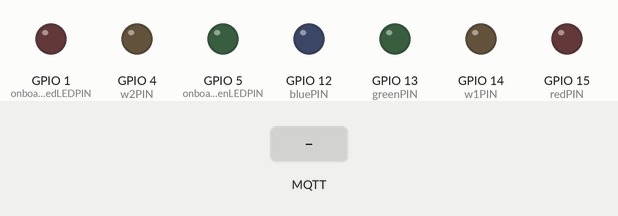
Recording of a sketch running on a simulated ESP8266 (NodeMCU). Shown: output pins drawn as LEDs (lit = HIGH). The test bench sets the inputs (shaded band). WiFi joins after 1.5 s; servers stay silent unless stated; no MQTT or app messages arrive unless stated; the modem accepts every AT command (registered, SIM ready, sends succeed) and sends nothing else.

Above: at 2.7 s.
2.8 s: MQTT message "90" arrives on the first subscribed topic
At 5.1 s:
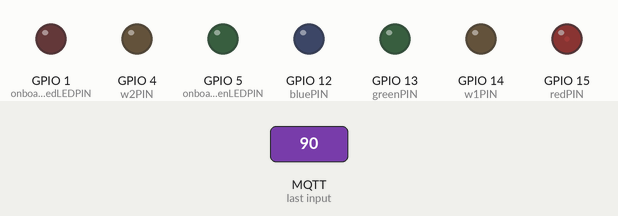
5.8 s: MQTT message "on" arrives on the first subscribed topic
At 7.46 s:
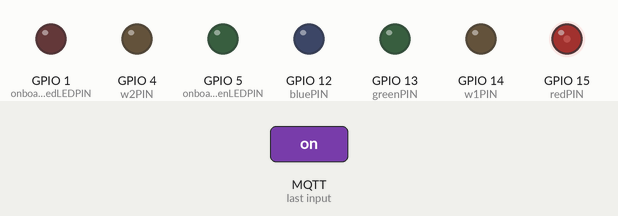
8.8 s: MQTT message "off" arrives on the first subscribed topic
At 9.44 s:
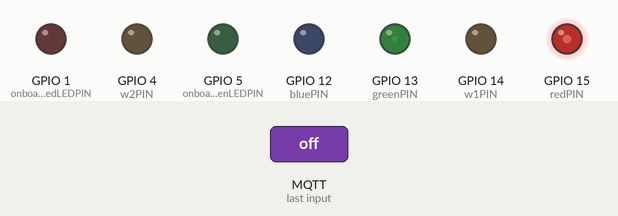
11.8 s: MQTT message "on" arrives on the second subscribed topic
14.8 s: MQTT message "5" arrives on the first subscribed topic
17.8 s: MQTT message "off" arrives on the second subscribed topic
At 18.26 s:
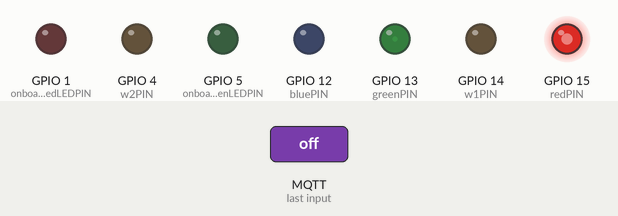
Timing chart, 0 to 25.0 s (numbered marks = the images above; inputs shaded):
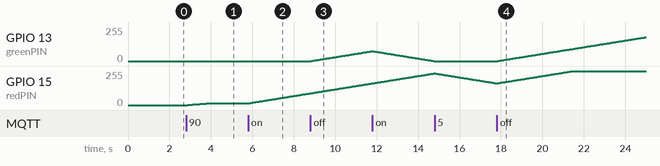

The sketch:

H801-ESP8266-MQTT-RGB.ino
```cpp
#include "secrets.h"

#include <ESP8266WiFi.h> //tested with v 1.0.0
#include <PubSubClient.h> //tested with v2.6.0
#include <Ticker.h>

void LED_RED();
void LED_GREEN();
void LED_BLUE();
void LED_W1();
void LED_W2();
void change_LED();
int convertToInt(char upper, char lower);

#define PWM_VALUE 63
int gamma_table[PWM_VALUE + 1] = {
   0, 1, 1, 2, 2, 2, 2, 2, 3, 3, 3, 4, 4, 5, 5, 6, 6, 7, 8, 9, 10,
   11, 12, 13, 15, 17, 19, 21, 23, 26, 29, 32, 36, 40, 44, 49, 55,
   61, 68, 76, 85, 94, 105, 117, 131, 146, 162, 181, 202, 225, 250,
   279, 311, 346, 386, 430, 479, 534, 595, 663, 739, 824, 918, 1023
};

// RGB FET
#define redPIN    15
#define greenPIN  13
#define bluePIN   12

// W FET
#define w1PIN     14
#define w2PIN     4

// onbaord green LED D1
#define onboardGreenLEDPIN    5
// onbaord red LED D2
#define onboardRedLEDPIN   1

// note
// TX GPIO2 @Serial1 (Serial1 ONE)
// RX GPIO3 @Serial1

#define LEDoff digitalWrite(onboardGreenLEDPIN,HIGH)
#define LEDon digitalWrite(onboardGreenLEDPIN,LOW)

#define LED2off digitalWrite(onboardRedLEDPIN,HIGH)
#define LED2on digitalWrite(onboardRedLEDPIN,LOW)

int led_delay_red = 0;
int led_delay_green = 0;
int led_delay_blue = 0;
int led_delay_w1 = 0;
int led_delay_w2 = 0;
#define time_at_colour 1000
unsigned long TIME_LED_RED = 0;
unsigned long TIME_LED_GREEN = 0;
unsigned long TIME_LED_BLUE = 0;
unsigned long TIME_LED_W1 = 0;
unsigned long TIME_LED_W2 = 0;
int RED, GREEN, BLUE, W1, W2;
int RED_A = 0;
int GREEN_A = 0;
int BLUE_A = 0;
int W1_A = 0;
int W2_A = 0;

WiFiClient espClient;
PubSubClient client(espClient);
long lastMsg = 0;
char msg[50];
int value = 0;

Ticker ticker;

void Tick()
{
	if (millis() - TIME_LED_RED >= led_delay_red) {
		TIME_LED_RED = millis();
		LED_RED();
	}

	if (millis() - TIME_LED_GREEN >= led_delay_green) {
		TIME_LED_GREEN = millis();
		LED_GREEN();
	}

	if (millis() - TIME_LED_BLUE >= led_delay_blue) {
		TIME_LED_BLUE = millis();
		LED_BLUE();
	}

	if (millis() - TIME_LED_W1 >= led_delay_w1) {
		TIME_LED_W1 = millis();
		LED_W1();
	}

	if (millis() - TIME_LED_W2 >= led_delay_w2) {
		TIME_LED_W2 = millis();
		LED_W2();
	}
}

void setup_wifi() {

	delay(10);
	// We start by connecting to a WiFi network
	Serial1.println();
	Serial1.print("Connecting to ");
	Serial1.println(ssid);

	WiFi.begin(ssid, password);

	while (WiFi.status() != WL_CONNECTED) {
		delay(500);
		Serial1.print(".");
	}

	Serial1.println("");
	Serial1.println("WiFi connected");
	Serial1.println("IP address: ");
	Serial1.println(WiFi.localIP());
}

void callback(char* topic, byte* payload, unsigned int length) {
	Serial1.print("Message arrived [");
	Serial1.print(topic);
	Serial1.print("] ");
	for (int i = 0; i < length; i++) {
		Serial1.print((char)payload[i]);
	}
	Serial1.println();

	if ((String(topic).indexOf(mqtt_rgb_topic) != -1))
	{
		long r = convertToInt((char)payload[0], (char)payload[1]); //red
		long g = convertToInt((char)payload[2], payload[3]); //green
		long b = convertToInt((char)payload[4], (char)payload[5]); //blue

		int red = map(r, 0, 255, 0, PWM_VALUE);
		red = constrain(red, 0, PWM_VALUE);
		int green = map(g, 0, 255, 0, PWM_VALUE);
		green = constrain(green, 0, PWM_VALUE);
		int blue = map(b, 0, 255, 0, PWM_VALUE);
		blue = constrain(blue, 0, PWM_VALUE);

		RED = gamma_table[red];
		GREEN = gamma_table[green];
		BLUE = gamma_table[blue];
		W1 = 0;
		W2 = 0;
	}
	else if ((String(topic).indexOf(mqtt_w1_topic) != -1))
	{
		long w = convertToInt(payload[0], payload[1]); //w1
		int w1 = map(w, 0, 255, 0, 1023);
		w1 = constrain(w1, 0, 1023);

		RED = 0;
		GREEN = 0;
		BLUE = 0;
		W1 = w1;
		W2 = 0;
	}
	else if ((String(topic).indexOf(mqtt_w2_topic) != -1))
	{
		long w = convertToInt(payload[0], payload[1]); //w2
		int w2 = map(w, 0, 255, 0, 1023);
		w2 = constrain(w2, 0, 1023);

		RED = 0;
		GREEN = 0;
		BLUE = 0;
		W1 = 0;
		W2 = w2;
	}

	change_LED();
}

void reconnect() {
	// Loop until we're reconnected
	while (!client.connected()) {
		Serial1.print("Attempting MQTT connection...");
		// Attempt to connect
		if (client.connect("ESP8266Client", mqtt_user, mqtt_password)) {
			Serial1.println("connected");
			// Once connected, publish an announcement...
			client.publish(mqtt_command_topic, "Device Connected");
			// ... and resubscribe
			client.subscribe(strcat(mqtt_command_topic, mqtt_rgb_topic));
			client.subscribe(strcat(mqtt_command_topic, mqtt_w1_topic));
			client.subscribe(strcat(mqtt_command_topic, mqtt_w2_topic));
		}
		else {
			Serial1.print("failed, rc=");
			Serial1.print(client.state());
			Serial1.println(" try again in 5 seconds");
			// Wait 5 seconds before retrying
			delay(5000);
		}
	}
}

void change_LED()
{
	int diff_red = abs(RED - RED_A);
	if (diff_red > 0)
	{
		led_delay_red = time_at_colour / abs(RED - RED_A);
	}
	else
	{
		led_delay_red = time_at_colour / 1023;
	}

	int diff_green = abs(GREEN - GREEN_A);
	if (diff_green > 0)
	{
		led_delay_green = time_at_colour / abs(GREEN - GREEN_A);
	}
	else
	{
		led_delay_green = time_at_colour / 1023;
	}

	int diff_blue = abs(BLUE - BLUE_A);
	if (diff_blue > 0)
	{
		led_delay_blue = time_at_colour / abs(BLUE - BLUE_A);
	}
	else
	{
		led_delay_blue = time_at_colour / 1023;
	}

	int diff_w1 = abs(W1 - W1_A);
	if (diff_w1 > 0)
	{
		led_delay_w1 = time_at_colour / abs(W1 - W1_A);
	}
	else
	{
		led_delay_w1 = time_at_colour / 1023;
	}

	int diff_w2 = abs(W2 - W2_A);
	if (diff_w2 > 0)
	{
		led_delay_w2 = time_at_colour / abs(W2 - W2_A);
	}
	else
	{
		led_delay_w2 = time_at_colour / 1023;
	}
}

void LED_RED()
{
	if (RED != RED_A) {
		if (RED_A > RED) RED_A = RED_A - 1;
		if (RED_A < RED) RED_A++;
		analogWrite(redPIN, RED_A);
	}
}

void LED_GREEN()
{
	if (GREEN != GREEN_A) {
		if (GREEN_A > GREEN) GREEN_A = GREEN_A - 1;
		if (GREEN_A < GREEN) GREEN_A++;
		analogWrite(greenPIN, GREEN_A);
	}
}

void LED_BLUE()
{
	if (BLUE != BLUE_A) {
		if (BLUE_A > BLUE) BLUE_A = BLUE_A - 1;
		if (BLUE_A < BLUE) BLUE_A++;
		analogWrite(bluePIN, BLUE_A);
	}
}

void LED_W1()
{
	if (W1 != W1_A) {
		if (W1_A > W1) W1_A = W1_A - 1;
		if (W1_A < W1) W1_A++;
		analogWrite(w1PIN, W1_A);
	}
}

void LED_W2()
{
	if (W2 != W2_A) {
		if (W2_A > W2) W2_A = W2_A - 1;
		if (W2_A < W2) W2_A++;
		analogWrite(w2PIN, W2_A);
	}
}

int convertToInt(char upper, char lower)
{
	int uVal = (int)upper;
	int lVal = (int)lower;
	uVal = uVal > 64 ? uVal - 55 : uVal - 48;
	uVal = uVal << 4;
	lVal = lVal > 64 ? lVal - 55 : lVal - 48;
	return uVal + lVal;
}

void setup()
{
	pinMode(onboardGreenLEDPIN, OUTPUT);
	pinMode(onboardRedLEDPIN, OUTPUT);

	pinMode(redPIN, OUTPUT);
	pinMode(greenPIN, OUTPUT);
	pinMode(bluePIN, OUTPUT);
	pinMode(w1PIN, OUTPUT);
	pinMode(w2PIN, OUTPUT);

	// Setup console
	Serial1.begin(115200);
	delay(10);
	Serial1.println();
	Serial1.println();

	setup_wifi();
	client.setServer(mqtt_server, mqtt_port);
	client.setCallback(callback);

	LEDon;

	while (WiFi.status() != WL_CONNECTED) {

		LED2off;
		delay(500);
		Serial1.print(".");
		LED2on;
	}

	Serial1.println("");

	Serial1.println("WiFi connected");
	Serial1.println("IP address: ");
	Serial1.println(WiFi.localIP());

	Serial1.println("");

	ticker.attach(0.01, Tick);
}

void loop()
{
	if (!client.connected()) {
		reconnect();
	}
	client.loop();
}
```

secrets.h
```cpp
#pragma once

const char *ssid = "Network";
const char *password = "p4ssw0rd";

const char* mqtt_server = "127.0.0.1";
const int mqtt_port = 1883;
const char* mqtt_user = "user";
const char* mqtt_password = "p4ssw0rd";
char* mqtt_command_topic = (char *)"inTopic/";
char* mqtt_status_topic = (char *)"outTopic/";
char* mqtt_rgb_topic = (char *)"rgb/";
char* mqtt_w1_topic = (char *)"w1/";
char* mqtt_w2_topic = (char *)"w2/";
```

Measured:
- after the input at 2.8 s, GPIO 15 (redPIN): moves from 0/255 to 13/255 over 0.96 s, starting after 0.10 s
- after the input at 5.8 s, GPIO 15 (redPIN): moves from 13/255 to 88/255 over 3.0 s, starting at once
- after the input at 8.8 s, GPIO 13 (greenPIN): moves from 0/255 to 74/255 over 2.9 s, starting after 0.05 s
- after the input at 17.8 s, GPIO 13 (greenPIN): moves from 0/255 to 179/255 over 7.1 s, starting after 0.05 s
